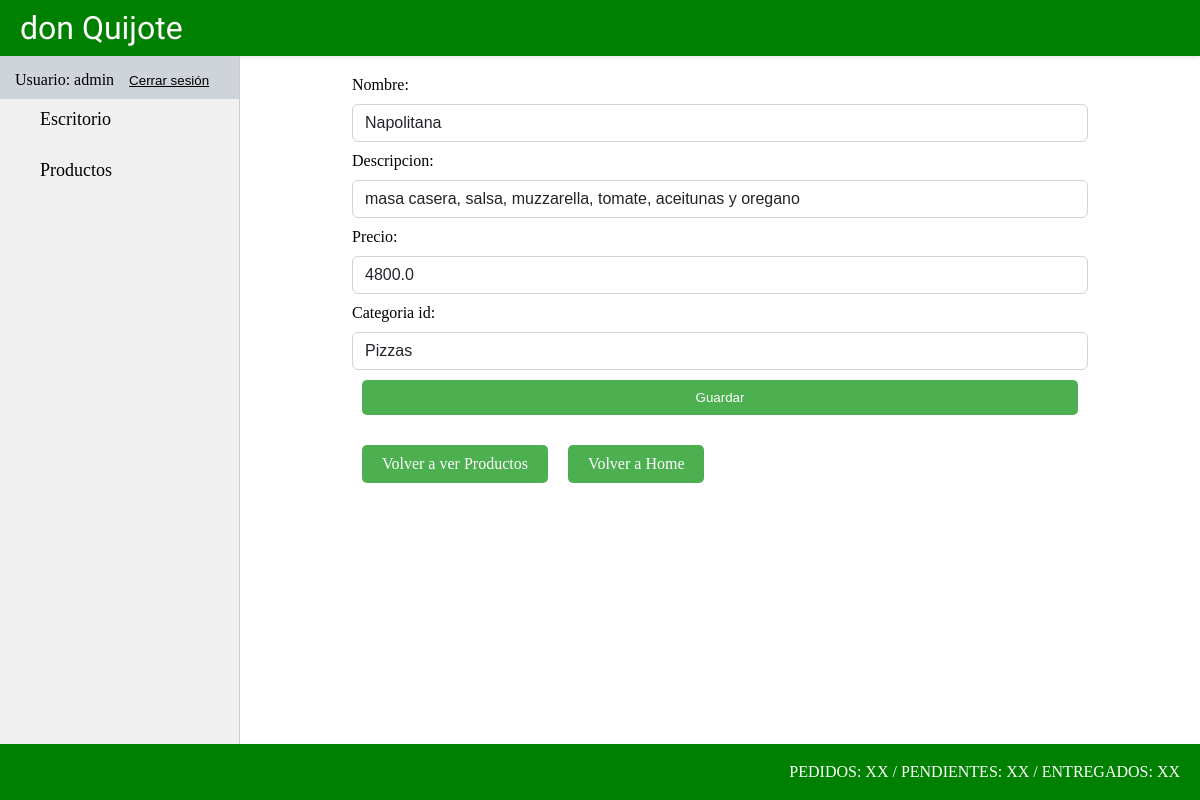
Page /producto/producto/update/11 (signed in) on the earlier database version.
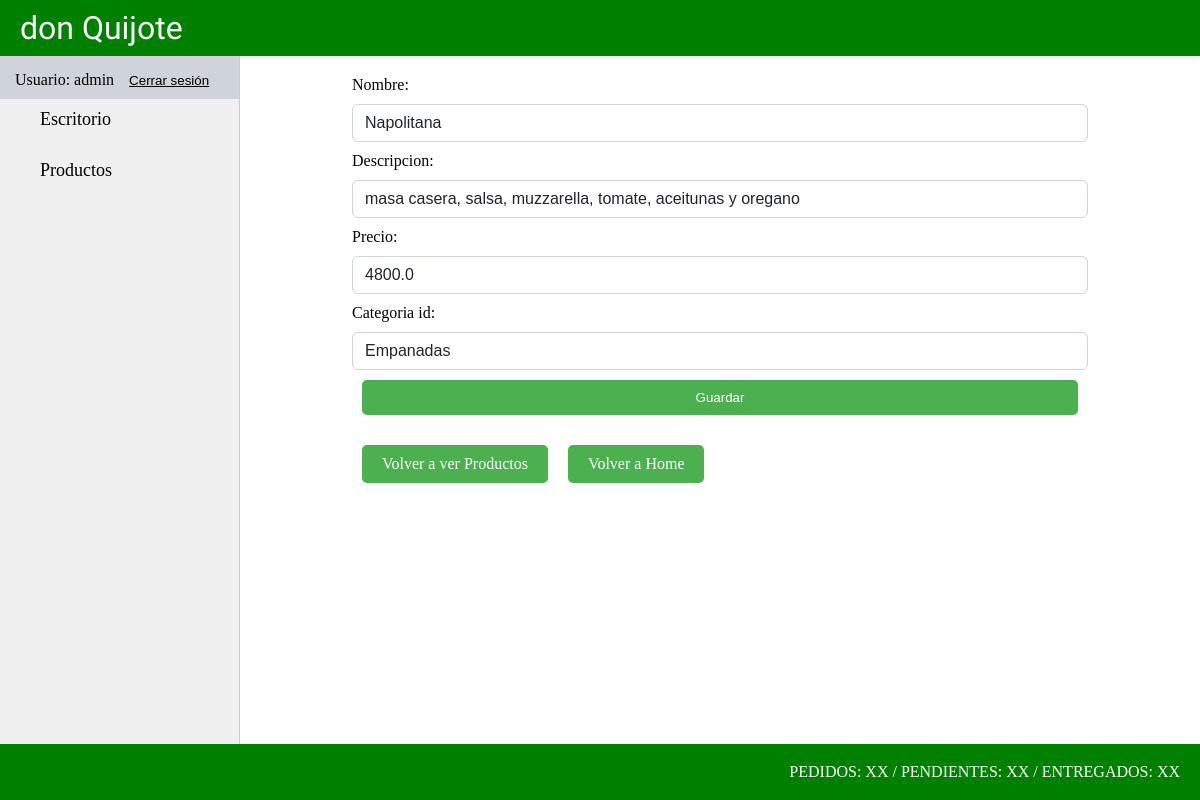
Same page on the later database version.
### producto/models.py (models this page shows, shortened)
class Producto(models.Model):
    nombre = models.CharField(max_length=50)
    descripcion = models.CharField(max_length=200)
    precio = models.FloatField()
    categoria_id = models.ForeignKey(ProductoCategoria, on_delete=models.CASCADE)

class ProductoCategoria(models.Model):
    nombre = models.CharField(max_length=50)
    def __str__(self):
        return f"{self.nombre}"

### producto/views.py (the view)
# urls.py: path("producto/update/<int:pk>", views.ProductoUpdate.as_view(), name="producto_update"),
class ProductoUpdate(LoginRequiredMixin, UpdateView):
    model = models.Producto
    form_class = forms.ProductoForm
    success_url = reverse_lazy("producto:producto_list")

### producto/forms.py
class ProductoForm(forms.ModelForm):
    class Meta:
        model = models.Producto
        fields = "__all__"
        widgets = {
            "nombre": forms.TextInput(attrs={"class": "form-control"}),
            "descripcion": forms.TextInput(attrs={"class": "form-control"}),
            "precio": forms.TextInput(attrs={"class": "form-control"}),
            "categoria_id": forms.Select(attrs={"class": "form-control"}),
        }

### producto/templates/producto/producto_form.html (shortened to what this page needs)
{% extends 'core/base.html' %}
{% block section %}
    <form class="form-container" action="" method="post">
        {{ form }}
        <button class="link-crud-productos" type="submit">Guardar</button>
    </form>
    <div class="container-link-crud-productos">
        <a class="link-crud-productos" href="{% url 'producto:home' %}">Volver a ver Productos</a>
        <a class="link-crud-productos" href="{% url 'core:home' %}">Volver a Home</a>
    </div>
{% endblock section %}

Differences in the rows shown:
changed Producto "masa casera, salsa, muzzarella, tomate, aceitunas y oregano": categoria_id "Pizzas" → "Empanadas"
